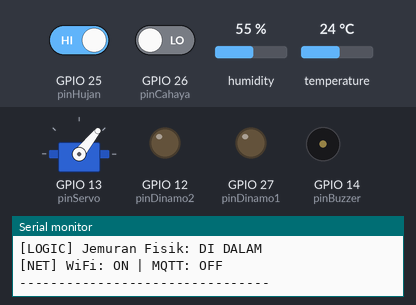
The sketch below on a simulated ESP32. On the bench: servo, output pins drawn as LEDs (lit = HIGH), buzzer (waves = sounding, pin HIGH), the last lines printed to the serial monitor. The inputs (shaded band) are chosen by the test bench; at power-on: GPIO 25 (pinHujan) HIGH, GPIO 26 (pinCahaya) LOW, humidity 55 %, temperature 24 °C. WiFi joins after 1.5 s; servers stay silent unless stated; random numbers use the default seed unless the sketch sets one; EEPROM starts erased; no MQTT or app messages arrive unless stated.

Above: at 5.04 s.
5.6 s: GPIO 25 (pinHujan) driven LOW
At 7.5 s:
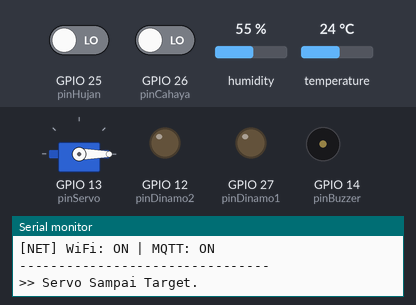
9.1 s: GPIO 25 (pinHujan) driven HIGH
At 12.3 s:
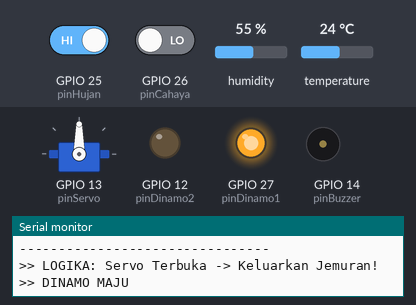
12.6 s: GPIO 26 (pinCahaya) driven HIGH
At 16.7 s:
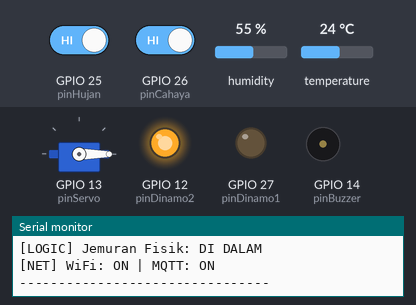
17.4 s: GPIO 25 (pinHujan) driven LOW
At 18.17 s:
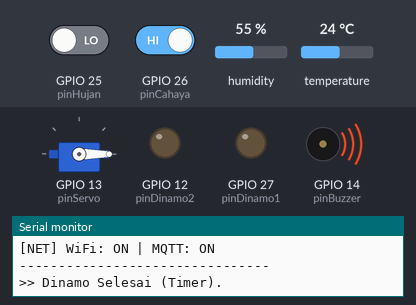
Timing chart, 0 to 20.4 s (numbered marks = the images above; inputs shaded):
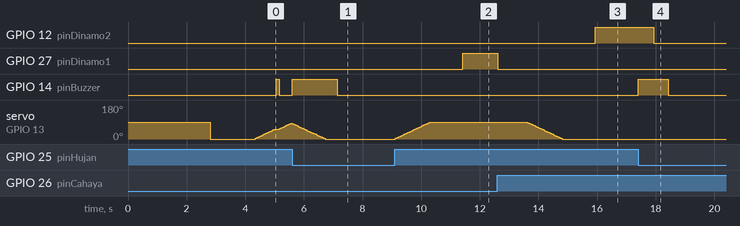

Measured:
- after the input at 5.6 s, GPIO 14 (pinBuzzer): LOW → HIGH at once, → LOW 1.5 s later
- after the input at 9.1 s, GPIO 27 (pinDinamo1): LOW → HIGH after 2.3 s; servo on GPIO 13 (pinServo): moves from 0° to 90° over 1.2 s, starting at once
- after the input at 12.6 s, GPIO 12 (pinDinamo2): LOW → HIGH after 3.3 s; servo on GPIO 13 (pinServo): moves from 90° to 0° over 1.2 s, starting after 1.0 s
- after the input at 17.4 s, GPIO 14 (pinBuzzer): LOW → HIGH at once, → LOW 1.0 s later

The sketch:

esp32_final.ino
```cpp
#include <WiFi.h>
#include <PubSubClient.h>
#include <ArduinoJson.h>
#include <ESP32Servo.h>
#include <DHT.h>
#include <Preferences.h>

// === ANTI REBOOT ===
#include "soc/soc.h"
#include "soc/rtc_cntl_reg.h"
#include "esp_task_wdt.h"
#include "esp_wifi.h"

// ===== WiFi Configuration =====
const char* ssid = "Afiqa 08";
const char* password = "Naufal03";

// ===== MQTT Configuration =====
const char* mqtt_server = "broker.hivemq.com";
const char* mqtt_topic_data = "jemuran_otomatis/sensor/data";
const char* mqtt_topic_command = "jemuran_otomatis/sensor/command";
const char* device_id = "JEMURAN_001";

WiFiClient espClient;
PubSubClient client(espClient);

// ===== Preferences =====
Preferences preferences;

// ===== Pin Configuration =====
const int pinServo = 13;
const int pinHujan = 25;
const int pinCahaya = 26;
const int pinDHT = 4;
const int pinBuzzer = 14;
const int pinDinamo1 = 27;
const int pinDinamo2 = 12;

// ===== DHT Configuration =====
#define DHTTYPE DHT11
DHT dht(pinDHT, DHTTYPE);

// ===== Servo =====
Servo atapServo;
const int POSISI_TERTUTUP = 0;
const int POSISI_TERBUKA = 90;

// ===== Variables =====
int currentServoPosition = 0;
int targetServoPosition = 0;
bool isAutoMode = true;
bool atapTerbuka = false;
bool isBuzzerActive = false;

// Dinamo
unsigned long dinamoStartTime = 0;
bool isDinamoMoving = false;
const long dinamoDuration = 2000;  // Durasi dinamo bergerak (ms)
String dinamoStatus = "STOP";

// Servo movement
bool isServoMoving = false;
unsigned long lastServoMoveTime = 0;
const int SERVO_STEP = 3;
const int SERVO_DELAY = 25;

// === LOGIKA BARU: INTERUPSI DINAMO ===
bool posisiJemuranDiLuar = false;
unsigned long servoStopTimestamp = 0;
unsigned long dinamoStopTimestamp = 0; // Timer setelah dinamo di-stop paksa
const long delayStabilisasi = 1000;

// Sensor readings
int statusHujan = HIGH;
int statusCahaya = LOW;
float suhu = 0.0;
float kelembaban = 0.0;

// Fuzzy variables
float uSuhuDingin = 0.0, uSuhuPanas = 0.0;
float uLembabKering = 0.0, uLembabBasah = 0.0;
float uHujanYa = 0.0, uHujanTidak = 0.0;
float uCahayaTerang = 0.0, uCahayaGelap = 0.0;

String fuzzyStatusCondition = "Menunggu...";
String currentRoofStatus = "TERTUTUP";

// === TIMING ===
unsigned long previousMillis = 0;
const long interval = 500;
unsigned long lastDHTReadTime = 0;
const long intervalDHT = 2000;
unsigned long lastMQTTPublish = 0;
const long mqttPublishInterval = 1000;
unsigned long lastWiFiCheck = 0;
const long wifiCheckInterval = 15000;
unsigned long lastMQTTReconnect = 0;
const long mqttReconnectInterval = 5000;
unsigned long lastSerialPrint = 0;
const long serialPrintInterval = 2000; // Serial lebih cepat (2 detik)

// State
bool wifiConnected = false;
bool mqttConnected = false;
bool hasPlayedConnectionBeep = false;

void setup() {
  WRITE_PERI_REG(RTC_CNTL_BROWN_OUT_REG, 0);
  esp_task_wdt_deinit();

  Serial.begin(115200);
  delay(2000);

  Serial.println("\n==========================================");
  Serial.println("   JEMURAN OTOMATIS");
  Serial.println("==========================================");

  setCpuFrequencyMhz(80);

  // Load memori
  preferences.begin("jemuran", false);
  currentServoPosition = preferences.getInt("servoPos", 0);
  posisiJemuranDiLuar = preferences.getBool("posisiJemuranDiLuar", false);

  Serial.print("Last Pos Servo: "); Serial.println(currentServoPosition);
  Serial.print("Last Pos Dinamo: "); Serial.println(posisiJemuranDiLuar ? "LUAR" : "DALAM");

  pinMode(pinHujan, INPUT); pinMode(pinCahaya, INPUT); pinMode(pinBuzzer, OUTPUT);
  digitalWrite(pinBuzzer, LOW);

  // Setup Dinamo pins
  pinMode(pinDinamo1, OUTPUT);
  pinMode(pinDinamo2, OUTPUT);
  stopDinamo();

  dht.begin();
  delay(500);

  // Servo
  atapServo.setPeriodHertz(50);
  atapServo.attach(pinServo, 500, 2400);
  delay(300);
  atapServo.write(currentServoPosition);
  targetServoPosition = currentServoPosition;
  atapTerbuka = (currentServoPosition > 10);
  currentRoofStatus = atapTerbuka ? "TERBUKA" : "TERTUTUP";

  setup_wifi();
  client.setBufferSize(256);
  client.setServer(mqtt_server, 1883);
  client.setCallback(mqttCallback);
  Serial.println("\n=== SISTEM SIAP ===\n");
}

void loop() {
  unsigned long currentMillis = millis();
  yield();

  handleNetwork(currentMillis);
  bool sensorChanged = readSensors();

  // === LOGIC UPDATE ===
  if ((currentMillis - previousMillis >= interval) || sensorChanged) {
    previousMillis = currentMillis;

    // 1. Fuzzy Logic
    processFuzzyLogic();

    // 2. Tentukan Target (Auto Mode)
    if (isAutoMode) {
        if (atapTerbuka) updateTargetServo(POSISI_TERBUKA);
        else updateTargetServo(POSISI_TERTUTUP);
    }

    updateBuzzer();
    if (sensorChanged && mqttConnected) {
      sendSensorDataMQTT();
      lastMQTTPublish = currentMillis;
    }
  }

  // === EKSEKUSI GERAKAN ===

  // A. Cek Interupsi Dinamo (PENTING: Cek ini duluan)
  checkDinamoInterrupt();

  // B. Gerakkan Servo
  executeServoMove();

  // C. Logika Dinamo Normal
  checkAndMoveDinamo();

  // D. Timer Stop Dinamo
  updateDinamoStop();

  // === SERIAL PRINT LENGKAP ===
  if (currentMillis - lastSerialPrint >= serialPrintInterval) {
    lastSerialPrint = currentMillis;
    printFullStatus();
  }

  // MQTT Periodic
  if (mqttConnected && (currentMillis - lastMQTTPublish >= mqttPublishInterval)) {
    lastMQTTPublish = currentMillis;
    sendSensorDataMQTT();
  }
  delay(20);
}

// ==========================================
//          LOGIKA INTERUPSI DINAMO (BARU)
// ==========================================

void checkDinamoInterrupt() {
  // Hanya berlaku di mode Auto dan Dinamo sedang gerak
  if (isAutoMode && isDinamoMoving) {

    // KASUS 1: Dinamo sedang MUNDUR (Menutup karena Hujan), tapi tiba-tiba HARUS BUKA
    if (dinamoStatus == "MUNDUR" && atapTerbuka == true) {
      Serial.println(">>> INTERUPSI: Dinamo Stop! Hujan Berhenti -> Balik Buka!");
      stopDinamo(); // Stop paksa

      // Reset timer agar ada jeda sebelum servo gerak
      dinamoStopTimestamp = millis();

      // Paksa servo target ke BUKA (biar nanti servo gerak duluan)
      targetServoPosition = POSISI_TERBUKA;
    }

    // KASUS 2: Dinamo sedang MAJU (Membuka), tapi tiba-tiba HARUS TUTUP
    else if (dinamoStatus == "MAJU" && atapTerbuka == false) {
      Serial.println(">>> INTERUPSI: Dinamo Stop! Hujan Turun -> Balik Tutup!");
      stopDinamo();
      dinamoStopTimestamp = millis();
      targetServoPosition = POSISI_TERTUTUP;
    }
  }
}

// ==========================================
//          SERVO CONTROL
// ==========================================

void updateTargetServo(int newPos) {
  if (targetServoPosition != newPos) {
    targetServoPosition = newPos;
    isServoMoving = true;
  }
}

void executeServoMove() {
  // Servo boleh gerak jika dinamo TIDAK sedang jalan
  // DAN sudah ada jeda setelah dinamo di-stop paksa (Interupsi)
  if (!isDinamoMoving && (millis() - dinamoStopTimestamp > delayStabilisasi)) {

    if (currentServoPosition != targetServoPosition) {
      isServoMoving = true;
      unsigned long currentMillis = millis();
      if (currentMillis - lastServoMoveTime >= SERVO_DELAY) {
        lastServoMoveTime = currentMillis;
        if (currentServoPosition < targetServoPosition) {
          currentServoPosition += SERVO_STEP;
          if (currentServoPosition > targetServoPosition) currentServoPosition = targetServoPosition;
        } else {
          currentServoPosition -= SERVO_STEP;
          if (currentServoPosition < targetServoPosition) currentServoPosition = targetServoPosition;
        }
        atapServo.write(currentServoPosition);
      }
    }
    else {
      if (isServoMoving) {
        isServoMoving = false;
        servoStopTimestamp = millis(); // Catat waktu servo berhenti
        preferences.putInt("servoPos", currentServoPosition);
        Serial.println(">> Servo Sampai Target.");
      }
    }
  }
  currentRoofStatus = (currentServoPosition > 10) ? "TERBUKA" : "TERTUTUP";
}

// ==========================================
//     LOGIKA DINAMO (NORMAL)
// ==========================================

void checkAndMoveDinamo() {
  // Dinamo gerak jika Servo Diam, Dinamo Diam, dan Jeda Aman lewat
  if (!isServoMoving && !isDinamoMoving) {
    if (millis() - servoStopTimestamp > delayStabilisasi) {

      // Jika Servo BUKA (90) & Jemuran DI DALAM -> KELUARKAN
      if (currentServoPosition >= (POSISI_TERBUKA - 5) && !posisiJemuranDiLuar) {
        Serial.println(">> LOGIKA: Servo Terbuka -> Keluarkan Jemuran!");
        gerakDinamoKeluar();
        posisiJemuranDiLuar = true;
        preferences.putBool("posisiJemuranDiLuar", true);
      }

      // Jika Servo TUTUP (0) & Jemuran DI LUAR -> MASUKKAN
      else if (currentServoPosition <= (POSISI_TERTUTUP + 5) && posisiJemuranDiLuar) {
        Serial.println(">> LOGIKA: Servo Tertutup -> Masukkan Jemuran!");
        gerakDinamoMasuk();
        posisiJemuranDiLuar = false;
        preferences.putBool("posisiJemuranDiLuar", false);
      }
    }
  }
}

// ==========================================
//          KONTROL DINAMO
// ==========================================

void gerakDinamoKeluar() {
  digitalWrite(pinDinamo1, LOW);
  digitalWrite(pinDinamo2, LOW);
  delay(100);

  digitalWrite(pinDinamo1, HIGH);
  digitalWrite(pinDinamo2, LOW);

  dinamoStatus = "MAJU";
  isDinamoMoving = true;
  dinamoStartTime = millis();
  Serial.println(">> DINAMO MAJU");
}

void gerakDinamoMasuk() {
  digitalWrite(pinDinamo1, LOW);
  digitalWrite(pinDinamo2, LOW);
  delay(100);

  digitalWrite(pinDinamo1, LOW);
  digitalWrite(pinDinamo2, HIGH);

  dinamoStatus = "MUNDUR";
  isDinamoMoving = true;
  dinamoStartTime = millis();
  Serial.println(">> DINAMO MUNDUR");
}

void stopDinamo() {
  digitalWrite(pinDinamo1, LOW);
  digitalWrite(pinDinamo2, LOW);
  isDinamoMoving = false;
  dinamoStatus = "STOP";
}

void updateDinamoStop() {
  if (isDinamoMoving && (millis() - dinamoStartTime >= dinamoDuration)) {
    stopDinamo();
    Serial.println(">> Dinamo Selesai (Timer).");
  }
}

// ==========================================
//          FUZZY LOGIC (16 RULES)
// ==========================================

void fuzzifikasi() {
  if (statusHujan == LOW) { uHujanYa = 1.0; uHujanTidak = 0.0; } else { uHujanYa = 0.0; uHujanTidak = 1.0; }
  if (statusCahaya == HIGH) { uCahayaGelap = 1.0; uCahayaTerang = 0.0; } else { uCahayaGelap = 0.0; uCahayaTerang = 1.0; }
  if (suhu <= 26) { uSuhuDingin = 1.0; uSuhuPanas = 0.0; } else if (suhu >= 32) { uSuhuDingin = 0.0; uSuhuPanas = 1.0; } else { uSuhuDingin = (32.0 - suhu) / 6.0; uSuhuPanas = (suhu - 26.0) / 6.0; }
  if (kelembaban <= 50) { uLembabKering = 1.0; uLembabBasah = 0.0; } else if (kelembaban >= 70) { uLembabKering = 0.0; uLembabBasah = 1.0; } else { uLembabKering = (70.0 - kelembaban) / 20.0; uLembabBasah = (kelembaban - 50.0) / 20.0; }
}

void processFuzzyLogic() {
  fuzzifikasi();
  float r[17];
  // Rule 1-8: HUJAN -> TUTUP
  r[1] = min(uHujanYa, min(uCahayaGelap, min(uSuhuDingin, uLembabBasah)));
  r[2] = min(uHujanYa, min(uCahayaGelap, min(uSuhuDingin, uLembabKering)));
  r[3] = min(uHujanYa, min(uCahayaGelap, min(uSuhuPanas, uLembabBasah)));
  r[4] = min(uHujanYa, min(uCahayaGelap, min(uSuhuPanas, uLembabKering)));
  r[5] = min(uHujanYa, min(uCahayaTerang, min(uSuhuDingin, uLembabBasah)));
  r[6] = min(uHujanYa, min(uCahayaTerang, min(uSuhuDingin, uLembabKering)));
  r[7] = min(uHujanYa, min(uCahayaTerang, min(uSuhuPanas, uLembabBasah)));
  r[8] = min(uHujanYa, min(uCahayaTerang, min(uSuhuPanas, uLembabKering)));
  // Rule 9-12: MALAM -> TUTUP
  r[9]  = min(uHujanTidak, min(uCahayaGelap, min(uSuhuDingin, uLembabBasah)));
  r[10] = min(uHujanTidak, min(uCahayaGelap, min(uSuhuDingin, uLembabKering)));
  r[11] = min(uHujanTidak, min(uCahayaGelap, min(uSuhuPanas, uLembabBasah)));
  r[12] = min(uHujanTidak, min(uCahayaGelap, min(uSuhuPanas, uLembabKering)));
  // Rule 13-16: SIANG -> BUKA
  r[13] = min(uHujanTidak, min(uCahayaTerang, min(uSuhuDingin, uLembabBasah)));
  r[14] = min(uHujanTidak, min(uCahayaTerang, min(uSuhuDingin, uLembabKering)));
  r[15] = min(uHujanTidak, min(uCahayaTerang, min(uSuhuPanas, uLembabBasah)));
  r[16] = min(uHujanTidak, min(uCahayaTerang, min(uSuhuPanas, uLembabKering)));

  float num = 0.0, den = 0.0;
  for(int i=1; i<=12; i++) { num += r[i]*0; den += r[i]; }
  for(int i=13; i<=16; i++) { num += r[i]*100; den += r[i]; }
  float zScore = (den != 0) ? (num / den) : 0;

  if (zScore > 50) {
    atapTerbuka = true;
    float maxVal = 0; int rule = 0;
    for(int i=13; i<=16; i++) { if(r[i]>maxVal){maxVal=r[i]; rule=i;} }
    switch(rule) {
      case 13: fuzzyStatusCondition="Angin-Anginkan"; break;
      case 14: fuzzyStatusCondition="Sejuk Cerah"; break;
      case 15: fuzzyStatusCondition="Terik Lembab"; break;
      case 16: fuzzyStatusCondition="Sangat Optimal"; break;
      default: fuzzyStatusCondition="Kondisi Baik"; break;
    }
  } else {
    atapTerbuka = false;
    if(statusHujan==LOW) fuzzyStatusCondition="Hujan Turun";
    else if(statusCahaya==HIGH) fuzzyStatusCondition="Sudah Malam";
    else fuzzyStatusCondition="Cuaca Buruk";
  }
}

// ==========================================
//          SENSOR & NETWORK
// ==========================================

bool readSensors() {
  bool changed = false;
  int newH = digitalRead(pinHujan);
  int newC = digitalRead(pinCahaya);
  if (newH != statusHujan || newC != statusCahaya) changed = true;
  statusHujan = newH; statusCahaya = newC;
  if (millis() - lastDHTReadTime >= intervalDHT) {
    lastDHTReadTime = millis();
    float t = dht.readTemperature(); float h = dht.readHumidity();
    if (!isnan(t) && !isnan(h)) {
      if (abs(t - suhu) > 0.5 || abs(h - kelembaban) > 2) changed = true;
      suhu = t; kelembaban = h;
    }
  }
  return changed;
}

void updateBuzzer() {
  if (statusHujan == LOW && (isServoMoving || isDinamoMoving)) {
    digitalWrite(pinBuzzer, HIGH); isBuzzerActive = true;
  } else {
    digitalWrite(pinBuzzer, LOW); isBuzzerActive = false;
  }
}

void handleNetwork(unsigned long currentMillis) {
  if (currentMillis - lastWiFiCheck >= wifiCheckInterval) {
    lastWiFiCheck = currentMillis;
    if (WiFi.status() != WL_CONNECTED) { wifiConnected = false; Serial.println("WiFi Putus..."); }
    else { wifiConnected = true; }
  }
  if (wifiConnected && !client.connected()) {
    mqttConnected = false;
    if (currentMillis - lastMQTTReconnect >= mqttReconnectInterval) {
      lastMQTTReconnect = currentMillis;
      if (client.connect(("ESP32-" + String(random(0xffff), HEX)).c_str())) {
        mqttConnected = true; client.subscribe(mqtt_topic_command);
        if (!hasPlayedConnectionBeep) {
          digitalWrite(pinBuzzer, HIGH); delay(100); digitalWrite(pinBuzzer, LOW);
          hasPlayedConnectionBeep = true;
        }
      }
    }
  } else if (wifiConnected) { client.loop(); }
}

void setup_wifi() {
  WiFi.begin(ssid, password);
  int tr=0; while(WiFi.status()!=WL_CONNECTED && tr<20){delay(500); tr++;}
  if(WiFi.status()==WL_CONNECTED) wifiConnected=true;
}

void sendSensorDataMQTT() {
  if (!mqttConnected) return;
  StaticJsonDocument<256> doc;
  doc["device_id"] = device_id;
  doc["mode"] = isAutoMode ? "auto" : "manual";
  doc["isRaining"] = (statusHujan == LOW);
  doc["isDark"] = (statusCahaya == HIGH);
  doc["temperature"] = suhu;
  doc["humidity"] = kelembaban;
  doc["fuzzy_cond"] = fuzzyStatusCondition;
  doc["servoPosition"] = currentServoPosition;
  doc["dinamoStatus"] = dinamoStatus;
  doc["isBuzzerOn"] = isBuzzerActive;
  char buf[256]; serializeJson(doc, buf);
  client.publish(mqtt_topic_data, buf, false);
}

void mqttCallback(char* topic, byte* payload, unsigned int length) {
  String msg = ""; for (unsigned int i = 0; i < length; i++) msg += (char)payload[i];
  StaticJsonDocument<128> doc; deserializeJson(doc, msg);
  const char* cmd = doc["command"];
  if (!cmd) return;
  if (strcmp(cmd, "setMode") == 0) {
    const char* m = doc["mode"];
    if (m) isAutoMode = (strcmp(m, "auto") == 0);
  }
  else if (strcmp(cmd, "setServo") == 0 && !isAutoMode) {
    const char* act = doc["action"];
    if (strcmp(act, "open") == 0) updateTargetServo(POSISI_TERBUKA);
    else if (strcmp(act, "close") == 0) updateTargetServo(POSISI_TERTUTUP);
  }
  else if (strcmp(cmd, "setDinamo") == 0 && !isAutoMode) {
    const char* act = doc["action"];
    if (strcmp(act, "maju") == 0) gerakDinamoKeluar();
    else if (strcmp(act, "mundur") == 0) gerakDinamoMasuk();
    else if (strcmp(act, "stop") == 0) stopDinamo();
  }
}

// === FUNGSI CETAK STATUS LENGKAP ===
void printFullStatus() {
  Serial.println("\n--------------------------------");
  Serial.print("MODE: "); Serial.println(isAutoMode ? "AUTO (Fuzzy)" : "MANUAL");

  Serial.print("[SENSOR] ");
  Serial.print("Hujan: "); Serial.print(statusHujan == LOW ? "YA" : "TIDAK");
  Serial.print(" | Cahaya: "); Serial.print(statusCahaya == HIGH ? "GELAP" : "TERANG");
  Serial.print(" | Temp: "); Serial.print(suhu, 1);
  Serial.print(" C | Hum: "); Serial.print(kelembaban, 0); Serial.println(" %");

  Serial.print("[FUZZY] "); Serial.println(fuzzyStatusCondition);

  Serial.print("[MOTOR] Servo: "); Serial.print(currentServoPosition);
  Serial.print(" | Target: "); Serial.print(targetServoPosition);
  Serial.print(" | Dinamo: "); Serial.println(dinamoStatus);

  Serial.print("[LOGIC] Jemuran Fisik: "); Serial.println(posisiJemuranDiLuar ? "DI LUAR" : "DI DALAM");

  Serial.print("[NET] WiFi: "); Serial.print(wifiConnected ? "ON" : "OFF");
  Serial.print(" | MQTT: "); Serial.println(mqttConnected ? "ON" : "OFF");
  Serial.println("--------------------------------");
}
```
